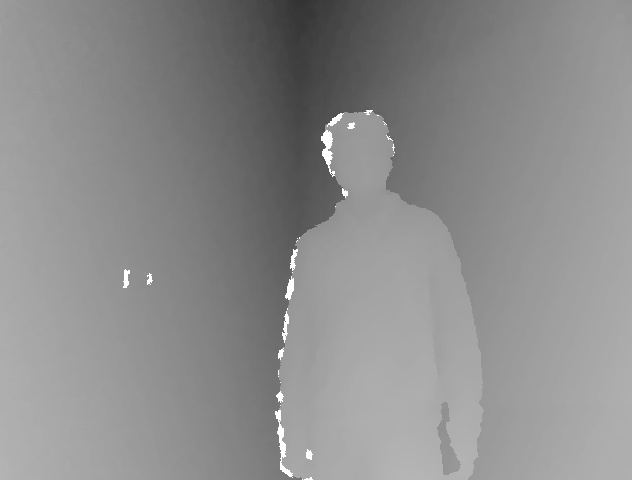
//> input picture trial_images/depth/103.jpg, 640 x 480 px
$ ./ball_test ../trial_images/depth/103.jpg   (built with g++ and OpenCV 4)
//> lines starting //> are read from the running program, lines starting //| are printed output that depends on the picture; after the words box and inside, x2 and y2 are one past the last pixel; in counts of white or black regions, pixels touching at a corner belong together
#include <stdio.h>
#include <opencv2/opencv.hpp>

using namespace std;
using namespace cv;

int main(int argc, char **argv)
{
                Mat img = imread(argv[1], CV_LOAD_IMAGE_COLOR), img_roi;
//> img is the input picture: 480 rows x 640 cols, CV_8UC3; min 50, max 255, mean 142
                cvtColor(img, img_roi,CV_RGB2HSV);
//> img_roi: 480 rows x 640 cols, CV_8UC3; mean H, S, V 0, 0, 142

                int max_h=0, max_s=0, max_v=0, min_h=260, min_s=260, min_v=260;

                for(int m=0; m<img_roi.rows; m++)
                {
                    for(int n=0; n<img_roi.cols; n++)
                    {
                        int p=m-7; int q=n-7;
                        if((p*p)+(q*q)<49)
                        {
                                        //cout<<m<<" "<<n<<endl;
                                        if(img_roi.at<Vec3b>(m,n)[0]>max_h)      max_h=img_roi.at<Vec3b>(m,n)[0];
                                        if(img_roi.at<Vec3b>(m,n)[0]<min_h)      min_h=img_roi.at<Vec3b>(m,n)[0];

                                        if(img_roi.at<Vec3b>(m,n)[1]>max_s)      max_s=img_roi.at<Vec3b>(m,n)[1];
                                        if(img_roi.at<Vec3b>(m,n)[1]<min_s)      min_s=img_roi.at<Vec3b>(m,n)[1];

                                        if(img_roi.at<Vec3b>(m,n)[2]>max_v)      max_v=img_roi.at<Vec3b>(m,n)[2];
                                        if(img_roi.at<Vec3b>(m,n)[2]<min_v)      min_v=img_roi.at<Vec3b>(m,n)[2];

                                        img_roi.at<Vec3b>(m,n)[0]=0; img_roi.at<Vec3b>(m,n)[1]=0; img_roi.at<Vec3b>(m,n)[2]=0;
                       }

                       else
                       {
                                       img_roi.at<Vec3b>(m,n)[0] =255; img_roi.at<Vec3b>(m,n)[1] =255; img_roi.at<Vec3b>(m,n)[2] =255;
                       }
                 }
               }
//> this loop made 480 passes
//> (min_h, min_s, max_v, min_v) on passes 1 to 3: (260, 260, 0, 260), (0, 0, 155, 152), (0, 0, 155, 152)
//> img_roi: 480 rows x 640 cols, CV_8UC3; mean H, S, V 254.9, 254.9, 254.9
//> after the loop, max_h = 0; min_h = 0; max_s = 0; min_s = 0; max_v = 155; min_v = 151
        cout<<max_h<<" "<<max_s<<" "<<max_v<<endl<<min_h<<" "<<min_s<<" "<<min_v<<endl;
//| 0 0 155
//| 0 0 151

        namedWindow( "ROI Image", CV_WINDOW_NORMAL);
        imshow( "ROI Image", img_roi);
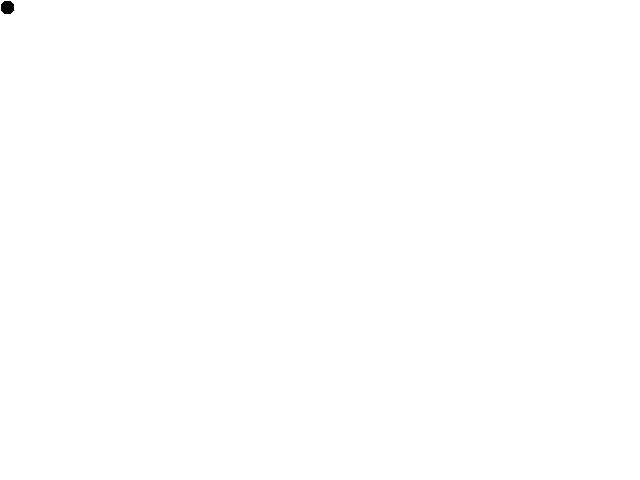
//> window 'ROI Image': 480 rows x 640 cols, CV_8UC3; 100% white; 1 black region, box (x1, y1, x2, y2) and area: (1, 1, 14, 14) 145

        waitKey(0);
        return 0;
}
